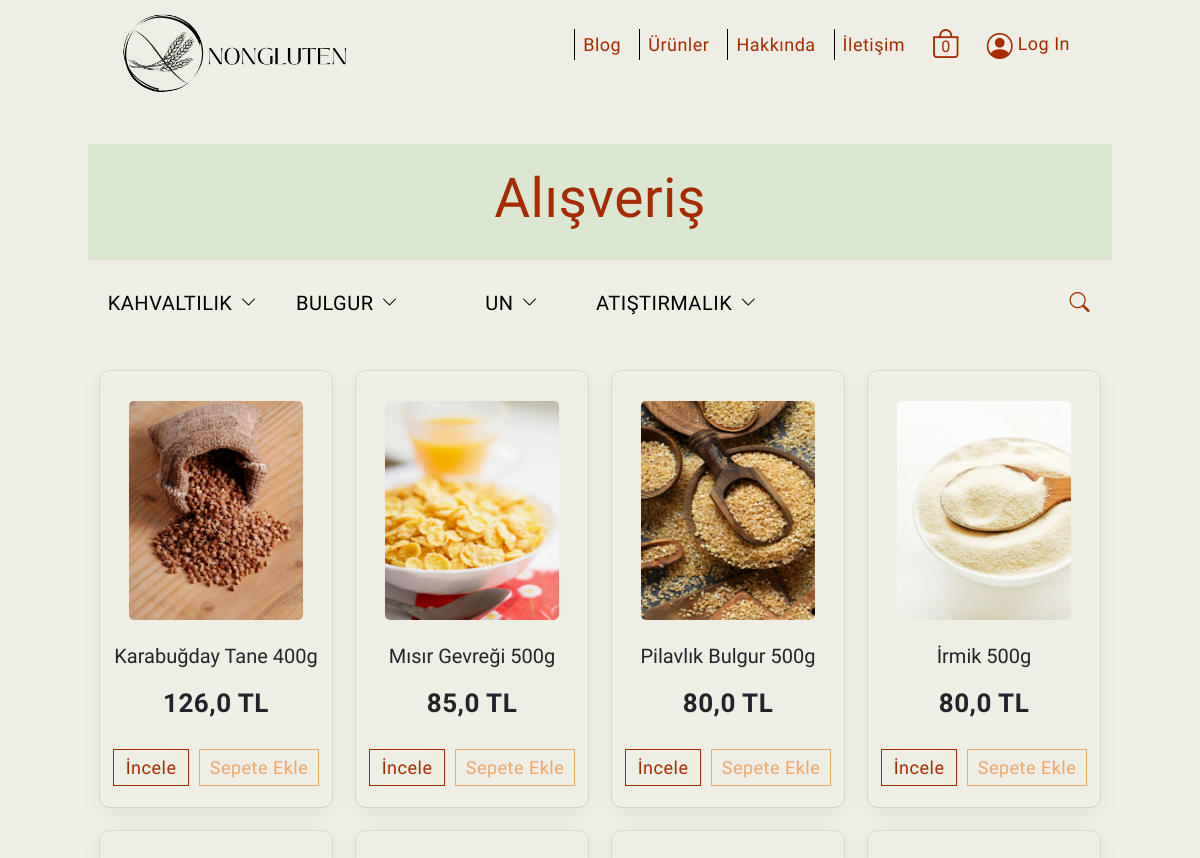
/urunler/ (upper part), run on an earlier commit of the app's database.
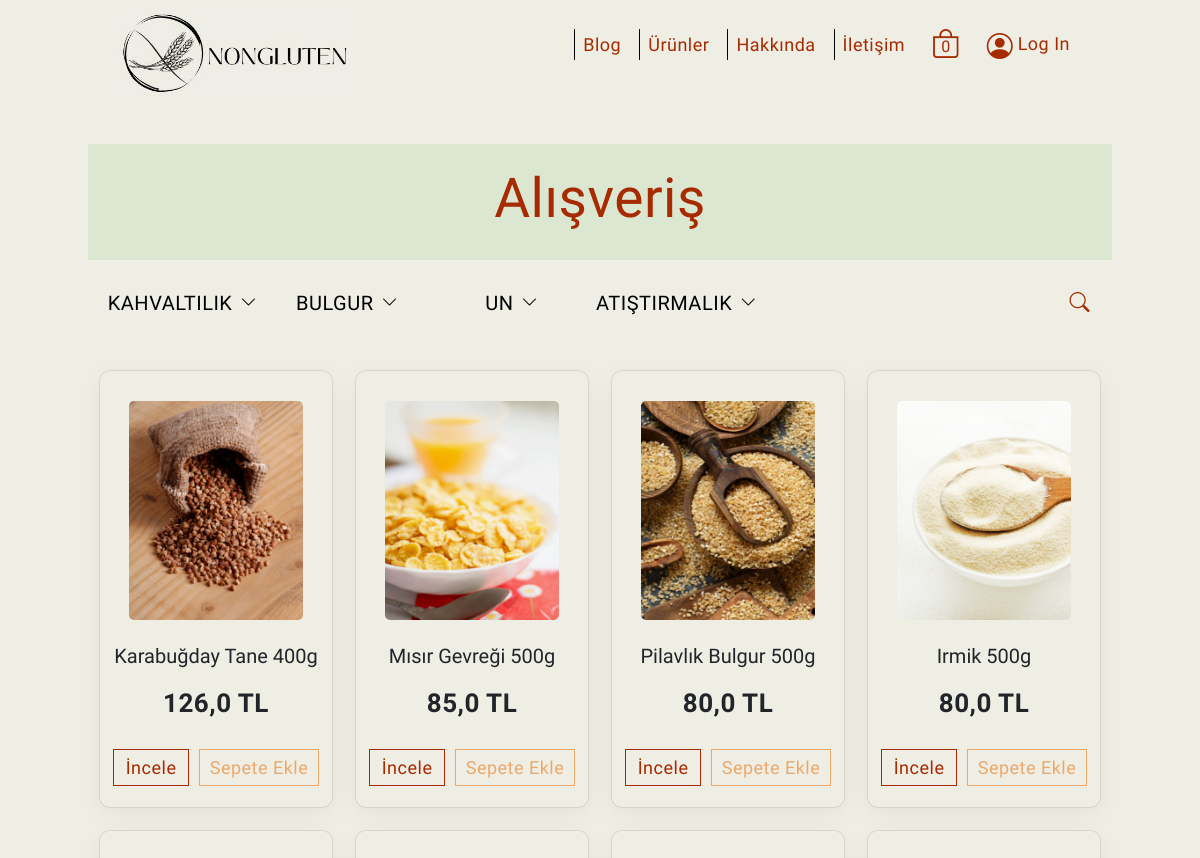
And on a later commit of the database.
### nonapp/models.py (models this page shows, shortened)
class Urunler(models.Model):
    isim=models.CharField(max_length=50,verbose_name='Ürün İsmi')
    fiyat=models.FloatField(verbose_name='Ürün Fiyatı')
    resim=models.FileField(upload_to='urunler/',verbose_name='Ürün Resmi',null=True,blank=True)
    kategori=models.ForeignKey(Kategori,on_delete=models.CASCADE,null=True)
    slug=models.SlugField(null=False,blank=True,unique=True,editable=True)

### nonapp/views.py (the view, shortened to what this page needs)
# urls.py: path('urunler/',urunler,name='urunler'),
def urunler(request):
    urunler=Urunler.objects.all()
    kategori=Kategori.objects.all()
    search=""
    context={
        'urunler':urunler,
        'kategori':kategori
    }
    return render(request,'urunler.html',context)

### templates/urunler.html (shortened to what this page needs)
{% extends "index.html" %}
{% load static %}
    {% block content %}
    {% include "includes/_kategori.html" %}
    <main class="urunler mb-5">
        <section class="container">
            <div class="row urunler-row row-gap-4">
            {% if messages %}
                {% for message in messages %}
                    <article class="col-12 alert alert-{{message.tags}} fs-2 fw-bold text-center text-danger">
                        {{message}}
                    </article>
                {% endfor %}
            {% else %}
                {% for i in urunler %}
                <article class="col-md-6 col-lg-3 urun-card-width">
                    <div class="urun-card">
                        <div class="urun-card-image">
                            <img src="{{i.resim.url}}" alt="">
                        </div>
                        <div class="urun-card-aciklama text-center mt-4">
                            <h5 class="urun-name">{{i.isim|title}}</h5>
                            <h4 class="urun-fiyat">{{i.fiyat}} TL</h4>
                        </div>
                        <div class="urun-button">
                            <ul class="urun-button-list">
                                <li class="urun-incele">
                                    <a href="{% url 'urunDetay' i.slug %}">İncele</a>
                                </li>
                                <li class="urun-sepet">
                                    <a class="urun-ekle" href="#">Sepete Ekle</a>
                                </li>
                            </ul>
                        </div>
                    </div>
                </article>
                {% endfor %}
            {% endif %}
            </div>
        </section>
    </main>
    {% endblock content %}

What changed in the data, as far as the page shows it:
changed Urunler: isim "İrmik 500g" → "Irmik 500g"
